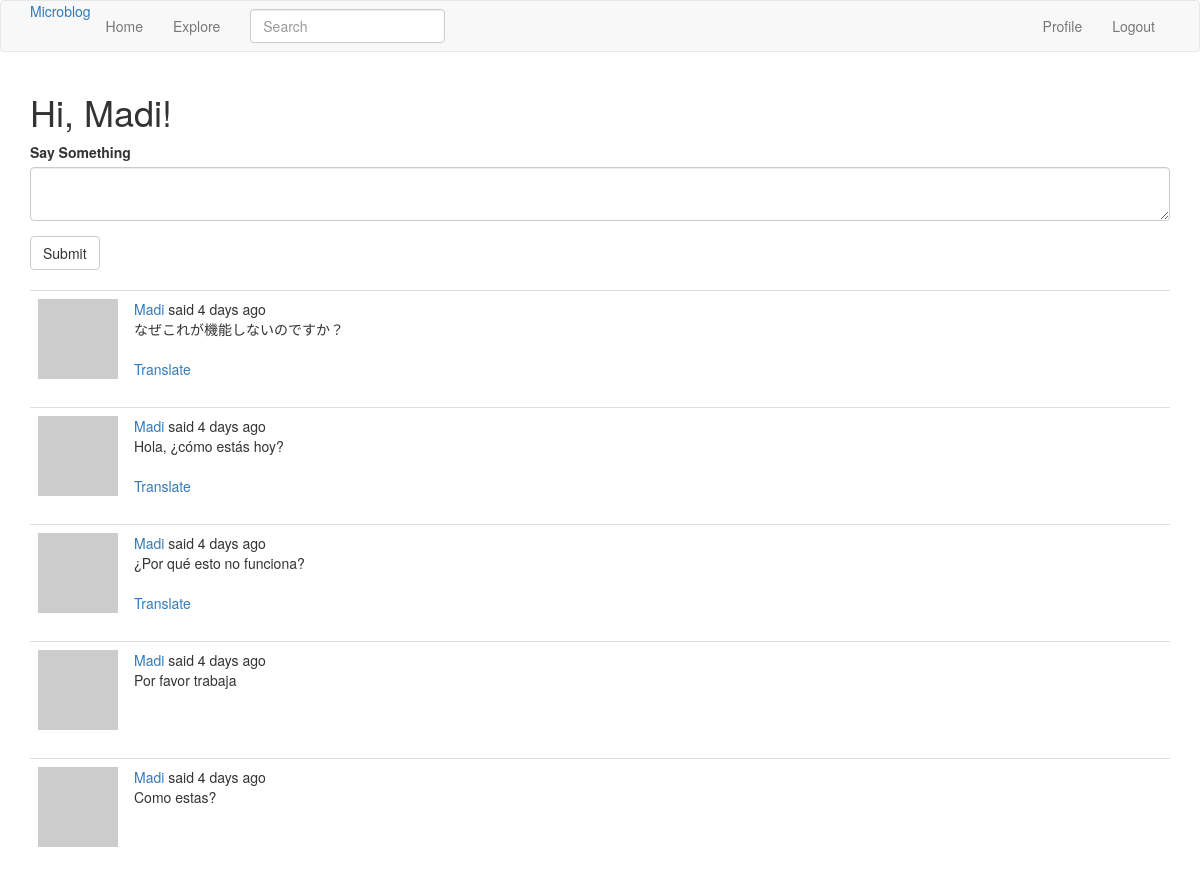
The page /index (signed in, upper part) on the database as committed earlier.
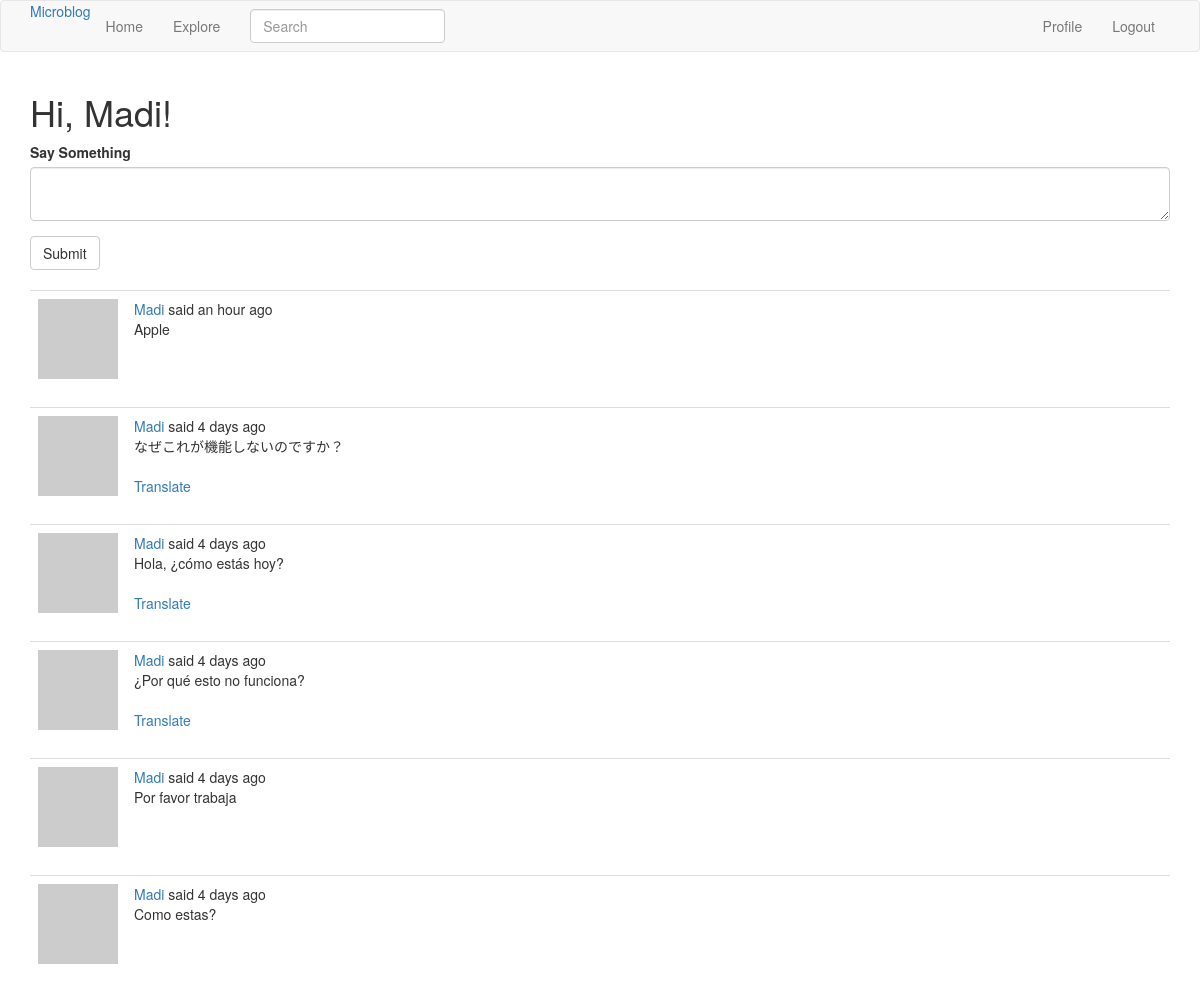
The same page on the database as committed later.
### app/models.py (models this page shows, shortened)
class SearchableMixin(object):
    @classmethod
    def before_commit(cls, session):
        session._changes = {
            'add': list(session.new),
            'update': list(session.dirty),
            'delete': list(session.deleted)
        }
    @classmethod
    def after_commit(cls, session):
        for obj in session._changes['add']:
            if isinstance(obj, SearchableMixin):
                add_to_index(obj.__tablename__, obj)
        for obj in session._changes['update']:
            if isinstance(obj, SearchableMixin):
                add_to_index(obj.__tablename__, obj)
        for obj in session._changes['delete']:
            if isinstance(obj, SearchableMixin):
                remove_from_index(obj.__tablename__, obj)
        session._changes = None

class Post(SearchableMixin, db.Model):
    __searchable__ = ['body']
    id = db.Column(db.Integer, primary_key=True)
    body = db.Column(db.String(140))
    timestamp = db.Column(db.DateTime, index=True, default=datetime.utcnow)
    user_id = db.Column(db.Integer, db.ForeignKey('user.id'))
    language = db.Column(db.String(5))

### app/main/routes.py (the view, shortened to what this page needs)
@bp.route('/', methods=['GET', 'POST'])
@bp.route('/index', methods=['GET', 'POST'])
@login_required
def index():
    form = PostForm()
    page = request.args.get('page', 1, type=int)
    posts = current_user.followed_posts().paginate(
        page, current_app.config['POSTS_PER_PAGE'], False)
    next_url = url_for('main.index', page=posts.next_num) \
        if posts.has_next else None
    prev_url = url_for('main.index', page=posts.prev_num) \
        if posts.has_prev else None
    return render_template('index.html', title=_('Home Page'), form=form,
                            posts=posts.items, next_url=next_url,
                            prev_url=prev_url)

### app/main/forms.py
class SearchForm(FlaskForm):
    q = StringField(_l('Search'), validators=[DataRequired()])
    def __init__(self, *args, **kwargs):
        if 'formdata' not in kwargs:
            kwargs['formdata'] = request.args
        if 'csrf_enabled' not in kwargs:
            kwargs['csrf_enabled'] = False
        super(SearchForm, self).__init__(*args, **kwargs)

class PostForm(FlaskForm):
    post = TextAreaField(_l('Say Something'), validators=[DataRequired(), Length(min=1, max=140)])
    submit = SubmitField(_l('Submit'))

### app/main/routes.py (called while the page is built)
@bp.before_request
def before_request():
    if current_user.is_authenticated:
        current_user.last_seen = datetime.utcnow()
        db.session.commit()
        g.search_form = SearchForm()
    g.locale = str(get_locale())

### app/models.py (called while the page is built)
@login.user_loader
def load_user(id):
    return User.query.get(int(id))

    def avatar(self, size):
        digest = md5(self.email.lower().encode('utf-8')).hexdigest()
        return 'https://www.gravatar.com/avatar/{}?d=identicon&s={}'.format(digest, size)

### app/templates/index.html (shortened to what this page needs)
{% extends 'base.html' %}
{% import 'bootstrap/wtf.html' as wtf %}
{% block app_content %}
    <h1>{{ _('Hi, %(username)s!', username=current_user.username) }}</h1>
    {% if form %}
        {{ wtf.quick_form(form)}}
        <br>
    {% endif %}
    {% for post in posts %}
        {% include '_post.html' %}
    {% endfor %}
{% endblock %}

### app/templates/_post.html (shortened to what this page needs)
<table class="table table-hover">
    <tr>
        <td width="70px">
            <a href="{{ url_for('main.user', username=post.author.username) }}"><img src="{{ post.author.avatar(70) }}"></a>
        </td>
        <td>
            {{ _('%(username)s said %(when)s',
                username=user_link, when=moment(post.timestamp).fromNow()) }}
            <br>
            <span id="post{{ post.id }}">{{ post.body }}</span>
            {% if post.language and post.language != g.locale %}
            <br><br>
            <span id="translation{{ post.id }}">
                <a href="javascript:translate(
                            '#post{{ post.id }}',
                            '#translation{{ post.id }}',
                            '{{ post.language }}',
                            '{{ g.locale }}');">{{ _('Translate') }}</a>
            </span>
            {% endif %}
        </td>
    </tr>
</table>

Rows that differ between the two databases and show on the page:
added Post: body "Apple"
